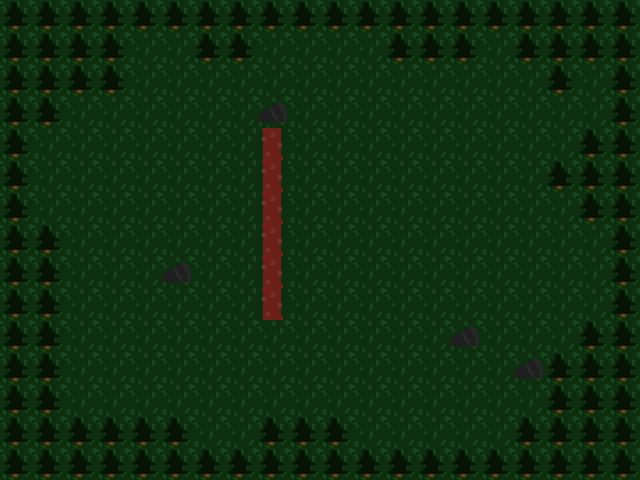

Tiled map render using the project's own tile images. Description and the whole map definition, tile-layer contents included, below:
An orthogonal 20x15 tile map with 32x32 px tiles, 1 tile layer (Ground) and 5 objects (spawn-default, sign, npc, transition, spawn-from-house).

<map version="1.10" tiledversion="1.12.2" orientation="orthogonal" renderorder="right-down" width="20" height="15" tilewidth="32" tileheight="32" infinite="0" nextlayerid="3" nextobjectid="6">
 <editorsettings>
  <export target="../public/assets/maps/test-map.json" format="json" />
 </editorsettings>
 <tileset firstgid="1" name="test-tiles" tilewidth="32" tileheight="32" tilecount="4" columns="2">
  <image source="../public/assets/tiles/test-tiles.png" width="64" height="64" />
  <tile id="2">
   <properties>
    <property name="collides" type="bool" value="true" />
   </properties>
  </tile>
  <tile id="3">
   <properties>
    <property name="collides" type="bool" value="true" />
   </properties>
  </tile>
 </tileset>
 <layer id="1" name="Ground" width="20" height="15">
  <data encoding="csv">
3,3,3,3,3,3,3,3,3,3,3,3,3,3,3,3,3,3,3,3,
3,3,3,3,1,1,3,3,1,1,1,1,3,3,3,1,3,3,3,3,
3,3,3,3,1,1,1,1,1,1,1,1,1,1,1,1,1,3,1,3,
3,3,1,1,1,1,1,1,4,1,1,1,1,1,1,1,1,1,1,3,
3,1,1,1,1,1,1,1,2,1,1,1,1,1,1,1,1,1,3,3,
3,1,1,1,1,1,1,1,2,1,1,1,1,1,1,1,1,3,3,3,
3,1,1,1,1,1,1,1,2,1,1,1,1,1,1,1,1,1,3,3,
3,3,1,1,1,1,1,1,2,1,1,1,1,1,1,1,1,1,1,3,
3,3,1,1,1,4,1,1,2,1,1,1,1,1,1,1,1,1,1,3,
3,3,1,1,1,1,1,1,2,1,1,1,1,1,1,1,1,1,1,3,
3,3,1,1,1,1,1,1,1,1,1,1,1,1,4,1,1,1,3,3,
3,3,1,1,1,1,1,1,1,1,1,1,1,1,1,1,4,3,3,3,
3,3,1,1,1,1,1,1,1,1,1,1,1,1,1,1,1,3,3,3,
3,3,3,3,3,3,1,1,3,3,3,1,1,1,1,1,3,3,3,3,
3,3,3,3,3,3,3,3,3,3,3,3,3,3,3,3,3,3,3,3
</data>
 </layer>
 <objectgroup id="2" name="Objects">
  <object id="1" name="spawn-default" x="99.2658" y="203.826">
   <point />
  </object>
  <object id="2" name="sign-1" type="sign" x="197.208" y="176.031" width="33.0886" height="29.118">
   <properties>
    <property name="message" value="The sign reads: Welcome, traveler." />
   </properties>
  </object>
  <object id="3" name="npc-1" type="npc" x="318.974" y="307.062" width="45.0005" height="35.7357">
   <properties>
    <property name="message" value="Hello! Nice weather today." />
   </properties>
  </object>
  <object id="4" name="entrance" type="transition" x="198.532" y="214.414" width="38.3828" height="21.1767">
   <properties>
    <property name="targetMap" value="house" />
    <property name="targetSpawn" value="spawn-from-outside" />
   </properties>
  </object>
  <object id="5" name="spawn-from-house" x="214.414" y="250.15">
   <point />
  </object>
 </objectgroup>
</map>
